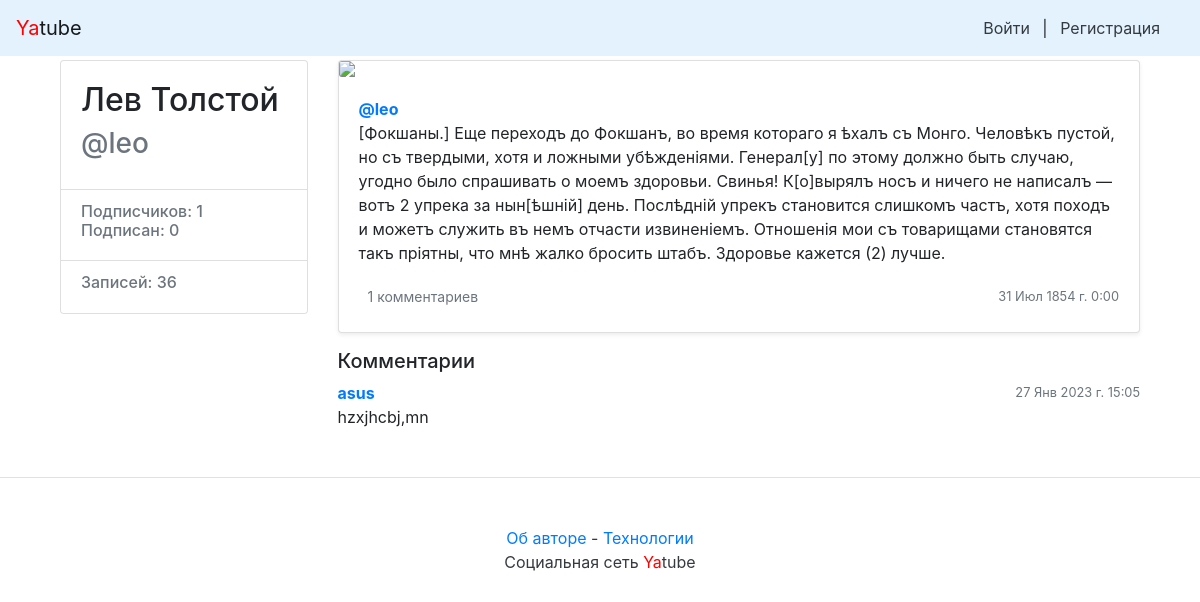
Page /leo/37/ on the committed database.
### posts/models.py (models this page shows, shortened)
class Post(models.Model):
    objects = None
    text = models.TextField(verbose_name='Текст')
    pub_date = models.DateTimeField("date published", auto_now_add=True)
    author = models.ForeignKey(
        User,
        on_delete=models.CASCADE,
        related_name="posts",
        verbose_name='Автор'
    )
    group = models.ForeignKey(
        'Group',
        on_delete=models.CASCADE,
        related_name="posts", blank=True,
        null=True,
        verbose_name='Группа'
    )
    image = models.ImageField(
        upload_to='posts/%Y/%m/%d/',
        blank=True,
        null=True,
        verbose_name='Изображение'
    )
    class Meta:
        ordering = ['-pub_date']
        verbose_name = 'Пост'
        verbose_name_plural = 'Посты'

class Comment(models.Model):
    post = models.ForeignKey(
        Post,
        on_delete=models.CASCADE,
        related_name="comments",
        verbose_name='Пост'
    )
    author = models.ForeignKey(
        User,
        on_delete=models.CASCADE,
        related_name="comments",
        verbose_name='Автор'
    )
    text = models.TextField(verbose_name='Текст')
    created = models.DateTimeField("comment_created", auto_now_add=True)
    class Meta:
        verbose_name = 'Комментарий'
        verbose_name_plural = 'Комментарии'

### posts/views.py (the view)
# urls.py: path('<str:username>/<int:post_id>/', views.post_view, name='post'),
def post_view(request, username, post_id):
    author = get_object_or_404(User, username=username)
    post = get_object_or_404(Post, author=author, pk=post_id)
    items = post.comments.all()
    form = CommentForm()
    following = Follow.objects.filter(author=author)
    return render(request, 'post.html', {
            'author': author,
            'post': post,
            'items': items,
            'form': form,
            'following': following
    })

### posts/context_processors.py (called while the page is built)
def year(request):
    years = datetime.now().year
    return {'year': years}

### templates/post.html (shortened to what this page needs)
{% extends "base.html" %}
{% block content %}
<main role="main" class="container">
    <div class="row">
        <div class="col-md-3 mb-3 mt-1">
            {% include 'profile_container.html' %}
        </div>
        <div class="col-md-9">
            {% include "post_item.html" with post=post %}
            {% include 'comments.html' %}
        </div>
    </div>
</main>
{% endblock %}

### templates/profile_container.html (shortened to what this page needs)
<div class="card">
    <div class="card-body">
        <div class="h2">
            {{ author.get_full_name }}
        </div>
        <div class="h3 text-muted">
             @{{ author.username }}
        </div>
    </div>
    <ul class="list-group list-group-flush">
        <li class="list-group-item">
                <div class="h6 text-muted">
                Подписчиков: {{ author.following.count }} <br />
                Подписан: {{ author.follower.count }}
                </div>
        </li>
        <li class="list-group-item">
                <div class="h6 text-muted">
                    Записей: {{ author.posts.count }}
                </div>
        </li>
    </ul>
</div>

### templates/post_item.html (shortened to what this page needs)
<div class="card mb-3 mt-1 shadow-sm">
    {% load thumbnail %}
    {% thumbnail post.image "960x339" crop="center" upscale=True as im %}
    <img class="card-img" src="{{ im.url }}" />
    {% endthumbnail %}
    <div class="card-body">
        <p class="card-text">
            <a name="post_{{ post.id }}" href="{% url 'profile' post.author.username %}">
                <strong class="d-block text-gray-dark">@{{ post.author }}</strong>
            </a>
            {{ post.text|linebreaksbr }}
        </p>
        <div class="d-flex justify-content-between align-items-center">
            <div class="btn-group ">
                <a class="btn btn-sm text-muted" href="{% url 'post' post.author.username post.id %}" role="button">
                    {% if post.comments.exists %}
                        {{ post.comments.count }} комментариев
                    {% else%}
                        Добавить комментарий
                    {% endif %}
                </a>
            </div>
            <small class="text-muted">{{ post.pub_date|date:"d M Y г. G:i" }}</small>
        </div>
    </div>
</div>

### templates/comments.html (shortened to what this page needs)
{% load user_filters %}
<h5 class="mt-0">Комментарии</h5>
{% for item in items %}
    <div class="media-body">
        <div class="d-flex justify-content-between align-items-center">
            <div class="btn-group ">
                <strong class="d-block text-gray-dark">
                    <a href="{% url 'profile' item.author.username %}" name="comment_{{ item.id }}">
                        {{ item.author.username }}
                    </a>
                </strong>
            </div>
            <small class="text-muted">{{ item.created|date:"d M Y г. G:i" }}</small>
        </div>
        {{ item.text }}
    </div>
{% endfor %}

### rows in the picture
Post: author "leo", text "[Фокшаны.] Еще переходъ до Фокшанъ, во время котораго я ѣхалъ съ Монго. Человѣкъ пустой, но съ твердыми, хотя и ложными убѣжденіями. Генерал[у] по этому должно быть случаю, угодно было спрашивать о моемъ здоровьи. Свинья! К[о]вырялъ носъ и ничего не написалъ — вотъ 2 упрека за нын[ѣшній] день. Послѣдній упрекъ становится слишкомъ частъ, хотя походъ и можетъ служить въ немъ отчасти извиненіемъ. Отношенія мои съ товарищами становятся такъ пріятны, что мнѣ жалко бросить штабъ. Здоровье кажется (2) лучше.", comments.count "1", pub_date "31 Июл 1854 г. 0:00"
Comment: author.username "asus", created "27 Янв 2023 г. 15:05", text "hzxjhcbj,mn"

### other values in the picture
{{ author.get_full_name }} "Лев Толстой"
{{ author.username }} "leo"
{{ author.following.count }} "1"
{{ author.follower.count }} "0"
{{ author.posts.count }} "36"
